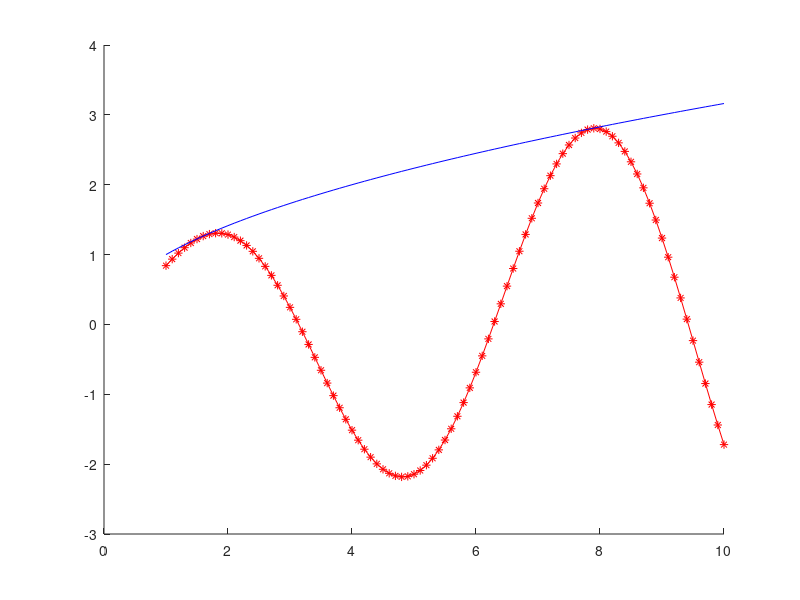
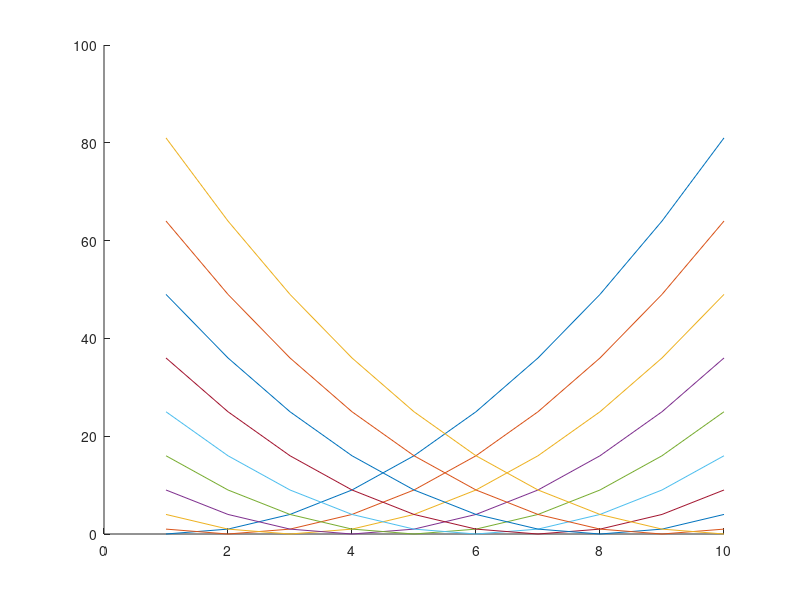

These figures' MATLAB source, in order: (Note: this script raises an error after producing the figures.)
clear
clc
clf
%% Intro
% 
% x = linspace(-pi, pi, 100);
% y1 = sin(x);
% y2 = cos(x);
% y3=cos(x+pi/8);
% plot(x, y1);
% hold on
% plot(x, y2);
% plot(x,y3);
% hold off
% 
% clf
% x=[0,0,0]
% for i = 2:10
%     x=[x,i];
% end

%% For loops:

clear clc clf

x = [1 : 0.1 : 10];
y2 = x
% for i = 1 : 91
y = x.^2 + 1;
z = sqrt(x) .* sin(x);
% end
y
z
hold on
plot(x,z,"*-r")
plot(x,sqrt(x),"b")

clear clc clf

%% Debugging
x = 1:1:10;
figure
hold on

for i = 1:10
%     figure(i)
    plot(x,(x-x(i)).^2)
end
hold off

a = test_function(2)
b= 3
test_function(b)

